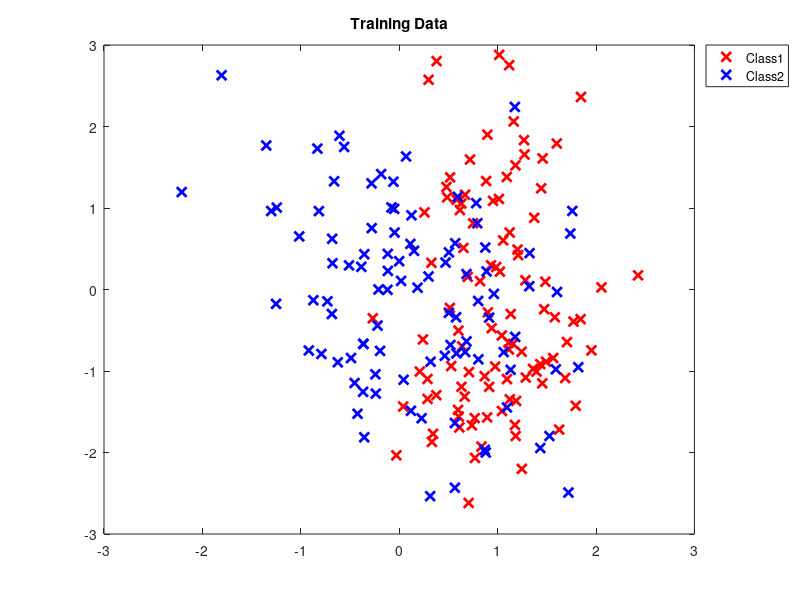

MATLAB code to generate this figure: (Note: this script raises an error after producing the figure.)
%% Logistic Regression: Visualizing the Predictive Distribution
% Here we fit a logistic regression model to synthetic data and visualize the
% predictive distribution. We compare the MLE to L1 and L2 regularized
% models.
%% Load and Plot the Data
% Load synthetic data generated from a mixture of Gaussians. Source:
% <<http://research.microsoft.com/~cmbishop/PRML/webdatasets/datasets.htm>>
%#broken
load bishop2class
figure;
plot(X(Y==1,1),X(Y==1,2),'xr','LineWidth',2,'MarkerSize',7); hold on;
plot(X(Y==2,1),X(Y==2,2),'xb','LineWidth',2,'MarkerSize',7);
title('Training Data');
legend({'Class1','Class2'},'Location','BestOutside');
%% Cross Validate L2
% Here we cross validate sigma and lambda simultaneously for L2 LR. This
% takes about 3 minutes to run.
if(0)
    %%
    % We create our test function. See the ModelSelection class for more
    % details.
    testFunction = @(Xtrain,ytrain,Xtest,lambda,sigma)...
        mode(predict(fit(LogregDist('nclasses',2,'transformer',...
        ChainTransformer({StandardizeTransformer(false),...
        KernelTransformer('rbf', sigma)})),...
        'X',Xtrain,'y',ytrain,'priorStrength',lambda,'prior','l2'),Xtest));
    %%
        % This is the range we will search over; every combination will be
        % tested.
        lambdaRange = logspace(-2,1.5,30);
        sigmaRange = 0.1:0.1:2;
        modelSpace = ModelSelection.makeModelSpace(lambdaRange,sigmaRange);
        %%
        % Finally we perform the model selection.
        mselect = ModelSelection(                ...
            'testFunction' , testFunction        ,...
            'models'       , modelSpace          ,...
            'Xdata'        , X                   ,...
            'Ydata'        , Y                   );
        lambdaL2 = mselect.bestModel{1};
        sigmaL2  = mselect.bestModel{2};
else
    %%
    % To save time, here are the results of the cross validation.
    %sigma = 2;
    %lambda = 0.0078476;
    lambdaL2 = 7.8805;
    sigmaL2 = 0.2;
end
% We are now ready to fit.
%% Create the Data Transformer
% We will make use of PMTK's transformer objects to easily preprocess the data
% and perform the basis expansion. We chain three transformers together, which
% will be applied to the data in sequence. When we pass our ChainTransformer to
% our model, (which we will create shortly), all of the details of the
% transformation are retained, and where appropriate, applied to future test data.
%
T = ChainTransformer({StandardizeTransformer(false)      ,...
    KernelTransformer('rbf',sigmaL2)} );
%% Create the Model
% We now create a new logistic regression model and pass it the transformer object
% we just created.
model = LogregDist('nclasses',2, 'transformer', T);
%% Fit the Model
% To fit the model, we simply call the model's fit method and pass in the data.
% Here we use an L2 regularizer, however, an L1 sparsity promoting regularizer
% could have been used just as easily by replacing the string 'l2' with
% 'l1' as we will see later. We are performing map estimation here,
% however in the L2 case we can perform full Bayesian estimation by
% appending 'method','bayesian' to the call to fit().
model = fit(model,'prior','l2','priorStrength',lambdaL2,'X',X,'y',Y);
%%
% We can specify which optimization method we would like to use by passing in
% its name to the fit method as in the following. There are number of options
% but reasonable defaults exist.
%%
%  model = fit(model,'prior','l2','lambda',lambda,'X',X,'y',Y,'optMethod','lbfgs');
%% Predict
% To visualize the predictive distribution we will first create grid of points
% in our original 2D feature space and evaluate the posterior probability that
% each point belongs to class 1. We are using the map as a plugin
% approximation. If we had fit with 'method','bayesian', we could also
% have predicted by drawing Monte Carlo samples and averaging using
% 'method','mc'.
%
[X1grid, X2grid] = meshgrid(-3:0.02:3,-3:0.02:3);
[nrows,ncols] = size(X1grid);
testData = [X1grid(:),X2grid(:)];
%%
% The output of the predict method is a discrete distribution over the class
% labels. We extract the probabilities of each test point belonging to class 1
% and reshape the vector for plotting purposes.
pred = pmf(predict(model,testData)); % predict returns a DiscreteDist object, pmf converts to a Matlab matrix
pclass1 = pred(1,:)';
probGrid = reshape(pclass1,nrows,ncols);
%% Plot the Predictive Distribution
% We can now make use of Matlab's excellent plotting capabilities and plot the
% surface of the distribution. Notice the relatively smooth decision
% boundary. This is due in large part to the value of Sigma. We will see
% shortly what happens when we use a relatively small value.
figure; hold on;
surf(X1grid,X2grid,probGrid);
shading interp; view([0 90]); colorbar;
alpha 0.8;
box on;
contour(X1grid,X2grid,probGrid,'LineColor','k','LevelStep',0.5,'LineWidth',2.5);
title('Predictive Distribution (L2 Logistic Regression)');
%% Plot Decision Boundary
% We can plot the decision boundary along with the data
figure; hold on;
plot(X(Y==1,1),X(Y==1,2),'xr','LineWidth',2,'MarkerSize',7); hold on;
plot(X(Y==2,1),X(Y==2,2),'xb','LineWidth',2,'MarkerSize',7);
title('Decision Boundary (L2 Logistic Regression)');
box on;
contour(X1grid,X2grid,probGrid,'LineColor','k','LevelStep',0.5,'LineWidth',2.5);
%% L1 Prior
% Now lets use an L1 prior and repeat our steps. 
if(0) % Takes about 3 minutes

     testFunction = @(Xtrain,ytrain,Xtest,lambda,sigma)...
        mode(predict(fit(LogregDist('nclasses',2,'transformer',...
        ChainTransformer({StandardizeTransformer(false),...
        KernelTransformer('rbf', sigma)})),...
        'X',Xtrain,'y',ytrain,'priorStrength',lambda,'prior','l1'),Xtest));

    lambdaRange = logspace(-1,1,10);
    sigmaRange = [0.2,0.5:0.5:4];
    modelSpaceL1 = ModelSelection.makeModelSpace(lambdaRange,sigmaRange);
    mSelectL1 = ModelSelection(                 ...
        'testFunction' , testFunction            ,...
        'models'     , modelSpaceL1              ,...
        'Xdata'        , X                       ,...
        'Ydata'        , Y                       );
    lambdaL1 = mSelectL1.bestModel{1};
    sigmaL1 = mSelectL1.bestModel{2};
else
    %%
    % To save time, here are the results of the cross validation.
    %lambdaL1 = 1.2915;
    lambdaL1 = 2.1544;
    sigmaL1 = 0.2;
end
T = ChainTransformer({StandardizeTransformer(false)      ,...
    KernelTransformer('rbf',sigmaL1)} );
model = LogregDist('nclasses',2, 'transformer', T);
model = fit(model,'prior','l1','priorStrength',lambdaL1,'X',X,'y',Y);
[X1grid, X2grid] = meshgrid(-3:0.02:3,-3:0.02:3);
[nrows,ncols] = size(X1grid);
testData = [X1grid(:),X2grid(:)];
pred = pmf(predict(model,testData));              
pclass1 = pred(1,:)';
probGrid = reshape(pclass1,nrows,ncols);
%% Plot the Predictive Distribution L1
figure; hold on;
surf(X1grid,X2grid,probGrid);
shading interp; view([0 90]); colorbar;
alpha 0.8;
box on;
contour(X1grid,X2grid,probGrid,'LineColor','k','LevelStep',0.5,'LineWidth',2.5);
title('Predictive Distribution (L1 Logistic Regression)');
%% Plot Decision Boundary L1
% We can plot the decision boundary along with the data
figure; hold on;
plot(X(Y==1,1),X(Y==1,2),'xr','LineWidth',2,'MarkerSize',7); hold on;
plot(X(Y==2,1),X(Y==2,2),'xb','LineWidth',2,'MarkerSize',7);
title('Decision Boundary (L1 Logistic Regression)');
box on;
contour(X1grid,X2grid,probGrid,'LineColor','k','LevelStep',0.5,'LineWidth',2.5);
%% Identify "support vectors"
% We now visualize the "support vectors", i.e.
% the examples corresponding to non-zero weights.
supportVectors = X(model.w ~= 0,:);
plot(supportVectors(:,1),supportVectors(:,2),'ok','MarkerSize',10,'LineWidth',2)
%% MLE with Small Sigma
% Here we investigate what happens when we use the MLE and a small value
% for sigma. The decision boundary becomes much more complex but of
% course we are overfitting.
lambda = 0;                 % lambda = 0 corresponds to MLE
sigma = 0.5;                % arbitrarily chosen small value for sigma
T = ChainTransformer({StandardizeTransformer(false),KernelTransformer('rbf',sigma)} );
model = LogregDist('nclasses',2, 'transformer', T);
model = fit(model,'X',X,'y',Y);
[X1grid, X2grid] = meshgrid(-3:0.02:3,-3:0.02:3);
[nrows,ncols] = size(X1grid);
testData = [X1grid(:),X2grid(:)];
pred = pmf(predict(model,testData));
pclass1 = pred(1,:)';
probGrid = reshape(pclass1,nrows,ncols);
figure; hold on;
surf(X1grid,X2grid,probGrid);
shading interp; view([0 90]); colorbar;
alpha 0.8;
box on;
title('Predictive Distribution (MLE & Small Sigma)');
figure; hold on;
plot(X(Y==1,1),X(Y==1,2),'xr','LineWidth',2,'MarkerSize',7); hold on;
plot(X(Y==2,1),X(Y==2,2),'xb','LineWidth',2,'MarkerSize',7);
title('Decision Boundary (MLE & Small Sigma)');
box on;
contour(X1grid,X2grid,probGrid,'LineColor','k','LevelStep',0.5,'LineWidth',2.5);
